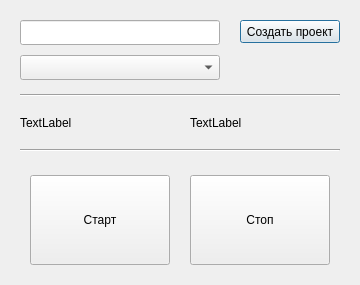
<?xml version="1.0" encoding="UTF-8"?>
<ui version="4.0">
 <class>Dialog</class>
 <widget class="QDialog" name="Dialog">
  <property name="geometry">
   <rect>
    <x>0</x>
    <y>0</y>
    <width>360</width>
    <height>285</height>
   </rect>
  </property>
  <property name="windowTitle">
   <string>Dialog</string>
  </property>
  <widget class="QPushButton" name="button_project_add">
   <property name="geometry">
    <rect>
     <x>240</x>
     <y>20</y>
     <width>100</width>
     <height>23</height>
    </rect>
   </property>
   <property name="text">
    <string>Создать проект</string>
   </property>
  </widget>
  <widget class="QLineEdit" name="project_add_input">
   <property name="geometry">
    <rect>
     <x>20</x>
     <y>20</y>
     <width>200</width>
     <height>25</height>
    </rect>
   </property>
  </widget>
  <widget class="QComboBox" name="projects_list">
   <property name="geometry">
    <rect>
     <x>20</x>
     <y>55</y>
     <width>200</width>
     <height>25</height>
    </rect>
   </property>
  </widget>
  <widget class="QPushButton" name="button_start_time">
   <property name="geometry">
    <rect>
     <x>30</x>
     <y>175</y>
     <width>140</width>
     <height>90</height>
    </rect>
   </property>
   <property name="text">
    <string>Старт</string>
   </property>
  </widget>
  <widget class="QPushButton" name="button_stop_time">
   <property name="geometry">
    <rect>
     <x>190</x>
     <y>175</y>
     <width>140</width>
     <height>90</height>
    </rect>
   </property>
   <property name="text">
    <string>Стоп</string>
   </property>
  </widget>
  <widget class="Line" name="line">
   <property name="geometry">
    <rect>
     <x>20</x>
     <y>90</y>
     <width>320</width>
     <height>10</height>
    </rect>
   </property>
   <property name="orientation">
    <enum>Qt::Horizontal</enum>
   </property>
  </widget>
  <widget class="Line" name="line_2">
   <property name="geometry">
    <rect>
     <x>20</x>
     <y>145</y>
     <width>320</width>
     <height>10</height>
    </rect>
   </property>
   <property name="orientation">
    <enum>Qt::Horizontal</enum>
   </property>
  </widget>
  <widget class="QLabel" name="label">
   <property name="geometry">
    <rect>
     <x>20</x>
     <y>110</y>
     <width>150</width>
     <height>25</height>
    </rect>
   </property>
   <property name="text">
    <string>TextLabel</string>
   </property>
  </widget>
  <widget class="QLabel" name="label_2">
   <property name="geometry">
    <rect>
     <x>190</x>
     <y>110</y>
     <width>150</width>
     <height>25</height>
    </rect>
   </property>
   <property name="text">
    <string>TextLabel</string>
   </property>
  </widget>
 </widget>
 <resources/>
 <connections/>
</ui>
